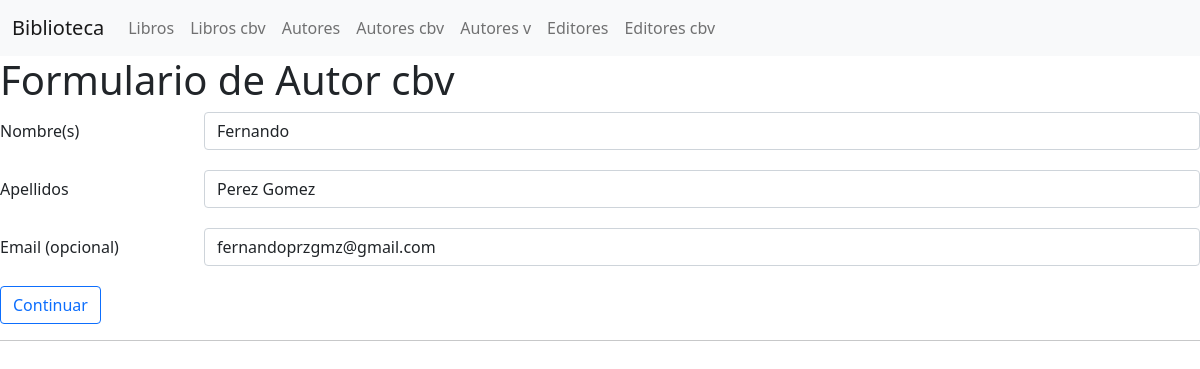
The page /modificar/autor_cbv/1/ on the database its author committed.
### biblioteca/models.py (models this page shows, shortened)
class Autor(models.Model):
    nombre = models.CharField(max_length=30)
    apellidos = models.CharField(max_length=40)
    email = models.EmailField(null=True, blank=True)
    class Meta:
        ordering = ["-apellidos", "-nombre"]
        verbose_name = 'Autor'
        verbose_name_plural = 'Autores'

### biblioteca/views.py (the view)
# urls.py: url(r'^modificar/autor_cbv/(?P<pk>[0-9]+)/$', AutorUpdateView.as_view()),
class AutorUpdateView(SuccessMessageMixin, UpdateView):
    model = Autor
    form_class = AutorForm
    template_name = "autor_form__cbv.html"
    success_url = reverse_lazy("autores_cbv")
    success_message = "Se modifico correctamente el autor <strong>%(nombre)s %(apellidos)s</strong>"

### biblioteca/forms.py
class AutorForm(forms.ModelForm):
    class Meta():
        model = Autor
        fields = [
            "nombre",
            "apellidos",
            "email",
        ]
        widgets = {
            "nombre":    forms.TextInput(attrs=build_attrs("nombre")),
            "apellidos": forms.TextInput(attrs=build_attrs("apellidos")),
            "email":     forms.EmailInput(attrs=build_attrs("email")),
        }

### biblioteca/templates/autor_form__cbv.html (shortened to what this page needs)
{% extends 'shared/base.html' %}
{% block content %}
    <h1>Formulario de Autor cbv</h1>
    <form action="" method="post">{% csrf_token %}
        <div class="mb-3 row">
            <label for="nombre" class="col-sm-2 col-form-label">Nombre(s)</label>
            <div class="col-sm-10">
                {{ form.nombre }}
            </div>
        </div>
        <div class="mb-3 row">
            <label for="apellidos" class="col-sm-2 col-form-label">Apellidos</label>
            <div class="col-sm-10">
                {{ form.apellidos }}
            </div>
        </div>
        <div class="mb-3 row">
            <label for="email" class="col-sm-2 col-form-label">Email (opcional)</label>
            <div class="col-sm-10">
                {{ form.email }}
            </div>
        </div>
        <button class="btn btn-outline-primary" type="submit">
            Continuar
        </button>
    </form>
{% endblock  %}

### rows shown on the page
Autor: nombre "Fernando", apellidos "Perez Gomez", email "fernandoprzgmz@gmail.com"
